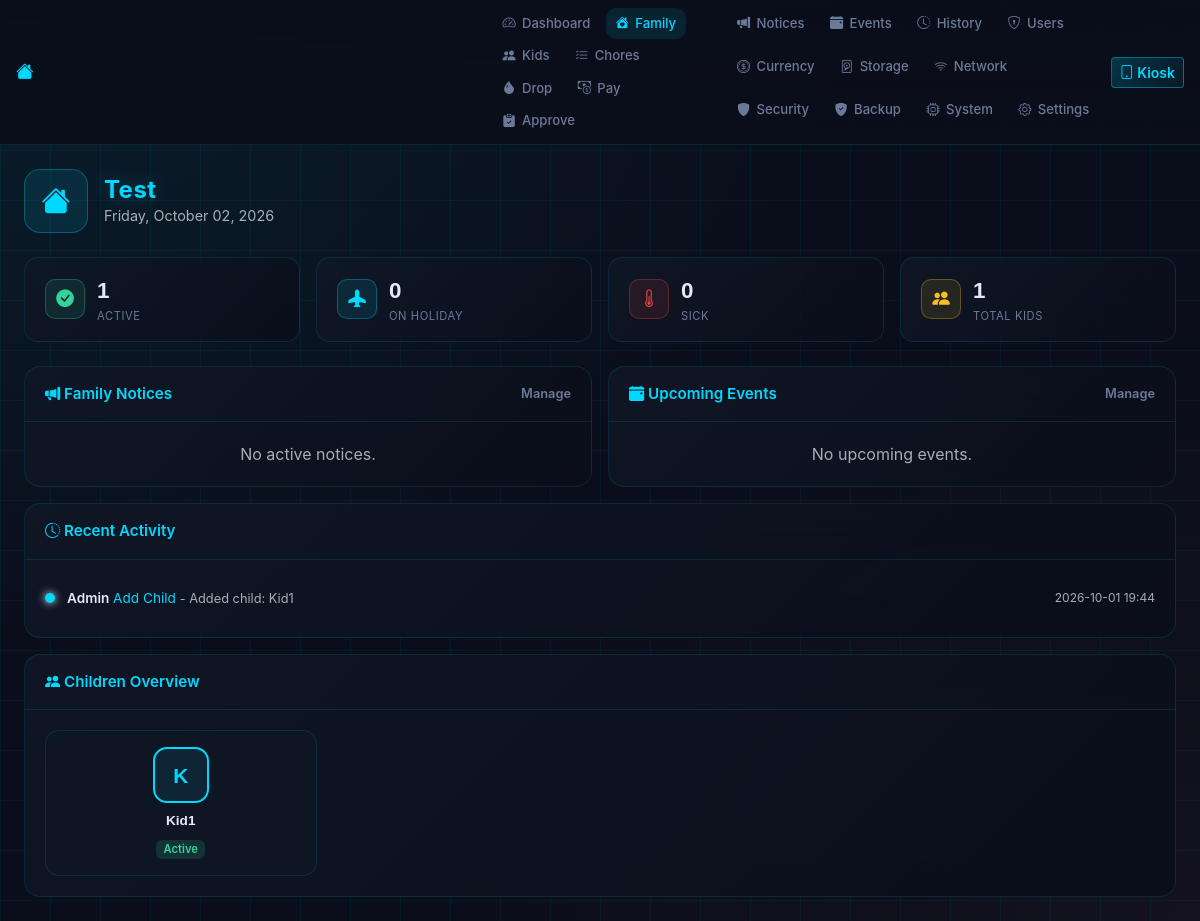
The app's page /family (signed in) with its own data.
### tables this page shows
CREATE TABLE settings (
    key TEXT PRIMARY KEY,
    value TEXT
);

CREATE TABLE activity_log (
    id INTEGER PRIMARY KEY AUTOINCREMENT,
    user_id INTEGER REFERENCES users(id) ON DELETE SET NULL,
    action TEXT NOT NULL,
    detail TEXT DEFAULT '',
    created_at TEXT NOT NULL DEFAULT (datetime('now'))
);

CREATE TABLE users (
    id INTEGER PRIMARY KEY AUTOINCREMENT,
    name TEXT NOT NULL,
    surname TEXT,
    nickname TEXT,
    username TEXT UNIQUE,
    email TEXT UNIQUE,
    password_hash TEXT,
    role TEXT NOT NULL DEFAULT 'parent',
    pin TEXT,
    photo_path TEXT,
    color TEXT NOT NULL DEFAULT '#00d9ff',
    date_of_birth TEXT,
    status TEXT NOT NULL DEFAULT 'active',
    is_active INTEGER NOT NULL DEFAULT 1,
    created_at TEXT NOT NULL DEFAULT (datetime('now'))
);

### app.py (the view)
@app.route('/family')
@login_required(roles=['admin', 'parent'])
def family_dashboard():
    children = db_module.get_children()
    notices = db_module.get_active_notices()
    recent_activity = db_module.get_recent_activity(limit=10)
    upcoming_events = db_module.get_upcoming_events(limit=5)
    status_counts = {row['status']: row['cnt'] for row in db_module.get_children_by_status()}
    active_children = [c for c in children if c['status'] == 'active']
    holiday_children = [c for c in children if c['status'] == 'holiday']
    sick_children = [c for c in children if c['status'] == 'sick']
    return render_template('family_dashboard.html', children=children, notices=notices,
                           recent_activity=recent_activity, upcoming_events=upcoming_events,
                           status_counts=status_counts,
                           active_children=active_children,
                           holiday_children=holiday_children,
                           sick_children=sick_children)

### templates/family_dashboard.html (shortened to what this page needs)
{% extends 'base.html' %}
{% from 'macros.html' import nav %}
{% block body %}
{{ nav(active='family') }}
<div class="container-fluid px-3 px-lg-4 py-4">
  <div class="fh-family-header mb-4">
    <div class="d-flex align-items-center gap-3 mb-3">
      <div class="fh-logo-icon" style="width:64px;height:64px;font-size:1.8rem;">
        <i class="bi bi-house-fill"></i>
      </div>
      <div>
        <h1 class="fh-title mb-0">{{ app_name }}</h1>
        <p class="text-muted mb-0 fh-family-date">{{ now.strftime('%A, %B %d, %Y') }}</p>
      </div>
    </div>
  </div>
  <div class="row g-3 mb-4">
    <div class="col-6 col-md-3">
      <div class="fh-status-card fh-status-active">
        <div class="fh-status-icon"><i class="bi bi-check-circle-fill"></i></div>
        <div class="fh-status-body">
          <div class="fh-status-count">{{ active_children|length }}</div>
          <div class="fh-status-label">Active</div>
        </div>
      </div>
    </div>
    <div class="col-6 col-md-3">
      <div class="fh-status-card fh-status-holiday">
        <div class="fh-status-icon"><i class="bi bi-airplane-fill"></i></div>
        <div class="fh-status-body">
          <div class="fh-status-count">{{ holiday_children|length }}</div>
          <div class="fh-status-label">On Holiday</div>
        </div>
      </div>
    </div>
    <div class="col-6 col-md-3">
      <div class="fh-status-card fh-status-sick">
        <div class="fh-status-icon"><i class="bi bi-thermometer-half"></i></div>
        <div class="fh-status-body">
          <div class="fh-status-count">{{ sick_children|length }}</div>
          <div class="fh-status-label">Sick</div>
        </div>
      </div>
    </div>
    <div class="col-6 col-md-3">
      <div class="fh-status-card fh-status-total">
        <div class="fh-status-icon"><i class="bi bi-people-fill"></i></div>
        <div class="fh-status-body">
          <div class="fh-status-count">{{ children|length }}</div>
          <div class="fh-status-label">Total Kids</div>
        </div>
      </div>
    </div>
  </div>
  <div class="row g-3">
    <div class="col-12 col-lg-6">
      <div class="fh-card mb-3">
        <div class="fh-card-header d-flex justify-content-between align-items-center">
          <span><i class="bi bi-megaphone-fill"></i> Family Notices</span>
          <a href="{{ url_for('manage_notices') }}" class="fh-link fh-link-sm">Manage</a>
        </div>
        <div class="fh-card-body">
          {% if notices %}
          <div class="fh-notice-list">
            {% for n in notices %}
            <div class="fh-notice-item">
              <div class="fh-notice-title">{{ n['title'] }}</div>
              {% if n['body'] %}<div class="fh-notice-body">{{ n['body'] }}</div>{% endif %}
              <div class="fh-notice-date text-muted">{{ n['created_at'][:16] }}</div>
            </div>
            {% endfor %}
          </div>
          {% else %}
          <p class="text-muted text-center mb-0">No active notices.</p>
          {% endif %}
        </div>
      </div>
    </div>
    <div class="col-12 col-lg-6">
      <div class="fh-card mb-3">
        <div class="fh-card-header d-flex justify-content-between align-items-center">
          <span><i class="bi bi-calendar-event-fill"></i> Upcoming Events</span>
          <a href="{{ url_for('manage_events') }}" class="fh-link fh-link-sm">Manage</a>
        </div>
        <div class="fh-card-body">
          {% if upcoming_events %}
          <div class="fh-event-list">
            {% for e in upcoming_events %}
            <div class="fh-event-item">
              <div class="fh-event-date-badge">
                <div class="fh-event-day">{{ e['event_date'][8:10] }}</div>
                <div class="fh-event-month">{{ ['Jan','Feb','Mar','Apr','May','Jun','Jul','Aug','Sep','Oct','Nov','Dec'][e['event_date'][5:7]|int - 1] }}</div>
              </div>
              <div>
                <div class="fh-event-title">{{ e['title'] }}</div>
                {% if e['event_time'] %}<div class="fh-event-time text-muted">{{ e['event_time'] }}</div>{% endif %}
              </div>
            </div>
            {% endfor %}
          </div>
          {% else %}
          <p class="text-muted text-center mb-0">No upcoming events.</p>
          {% endif %}
        </div>
      </div>
    </div>
  </div>
  <div class="fh-card mb-3">
    <div class="fh-card-header"><i class="bi bi-clock-history"></i> Recent Activity</div>
    <div class="fh-card-body">
      {% if recent_activity %}
      <div class="fh-activity-list">
        {% for a in recent_activity %}
        <div class="fh-activity-item">
          <div class="fh-activity-dot" style="background: {{ a['user_color'] or '#00d9ff' }};"></div>
          <div class="fh-activity-info">
            <span class="fh-activity-user">{{ a['user_name'] or 'System' }}</span>
            <span class="fh-activity-action">{{ a['action'].replace('_', ' ') }}</span>
            {% if a['detail'] %}<span class="fh-activity-detail text-muted">- {{ a['detail'] }}</span>{% endif %}
          </div>
          <div class="fh-activity-time text-muted">{{ a['created_at'][:16] }}</div>
        </div>
        {% endfor %}
      </div>
      {% else %}
      <p class="text-muted text-center mb-0">No recent activity.</p>
      {% endif %}
    </div>
  </div>
  <div class="fh-card">
    <div class="fh-card-header"><i class="bi bi-people-fill"></i> Children Overview</div>
    <div class="fh-card-body">
      {% if children %}
      <div class="row g-2">
        {% for child in children %}
        <div class="col-6 col-md-4 col-lg-3">
          <div class="fh-child-overview-card">
            <div class="fh-child-overview-photo" style="border-color: {{ child['color'] }};">
              {% if child['photo_path'] %}
                <img src="/static/{{ child['photo_path'] }}" alt="{{ child['name'] }}">
              {% else %}
                <span style="color: {{ child['color'] }};">{{ child['name'][0]|upper }}</span>
              {% endif %}
            </div>
            <div class="fh-child-overview-name">{{ child['name'] }}</div>
            <span class="badge fh-status-badge fh-status-{{ child['status'] }}">{{ child['status'] }}</span>
          </div>
        </div>
        {% endfor %}
      </div>
      {% else %}
      <p class="text-muted text-center mb-0">No children registered yet.</p>
      {% endif %}
    </div>
  </div>
</div>
{% endblock %}

### templates/base.html (shortened to what this page needs)
<!DOCTYPE html>
<html lang="en" data-bs-theme="dark">
<head>
  <link href="/static/css/bootstrap.min.css" rel="stylesheet">
  <link rel="stylesheet" href="https://cdn.jsdelivr.net/npm/bootstrap-icons@1.11.3/font/bootstrap-icons.css">
  <link href="/static/css/family-hub.css" rel="stylesheet">
</head>
<body data-brightness="{{ brightness_mode|default('dark') }}">
  {% if wallpaper %}
  <div class="fh-bg" style="background-image: url('/static/{{ wallpaper }}'); background-size: cover; background-position: center; opacity: 0.15;"></div>
  {% else %}
  <div class="fh-bg"></div>
  {% endif %}
  <div class="fh-bg-grid"></div>
  {% block body %}{% endblock %}
</body>
</html>

### templates/macros.html (shortened to what this page needs)
{% macro nav(active='') %}
<nav class="fh-nav navbar navbar-expand-lg sticky-top">
  <div class="container-fluid px-2 px-lg-3">
    <div class="d-flex align-items-center justify-content-between w-100">
      <a class="navbar-brand fh-brand" href="{{ url_for('dashboard') }}">
        <i class="bi bi-house-fill"></i>
      </a>
    </div>
    <div class="collapse navbar-collapse" id="navMain">
      <div class="fh-nav-rows">
        <ul class="navbar-nav fh-nav-row me-auto">
          <li><a href="{{ url_for('dashboard') }}" class="nav-link fh-nav-link {{ 'active' if active == 'dashboard' else '' }}">
            <i class="bi bi-speedometer2"></i><span class="d-none d-md-inline"> Dashboard</span>
          </a></li>
          <li><a href="{{ url_for('family_dashboard') }}" class="nav-link fh-nav-link {{ 'active' if active == 'family' else '' }}">
            <i class="bi bi-house-heart-fill"></i><span class="d-none d-md-inline"> Family</span>
          </a></li>
          <li><a href="{{ url_for('manage_kids') }}" class="nav-link fh-nav-link {{ 'active' if active == 'kids' else '' }}">
            <i class="bi bi-people-fill"></i><span class="d-none d-md-inline"> Kids</span>
          </a></li>
          <li><a href="{{ url_for('manage_chores') }}" class="nav-link fh-nav-link {{ 'active' if active == 'chores' else '' }}">
            <i class="bi bi-list-check"></i><span class="d-none d-md-inline"> Chores</span>
          </a></li>
          <li><a href="{{ url_for('manage_drop_chores') }}" class="nav-link fh-nav-link {{ 'active' if active == 'drop' else '' }}">
            <i class="bi bi-droplet-fill"></i><span class="d-none d-md-inline"> Drop</span>
          </a></li>
          <li><a href="{{ url_for('manage_payments') }}" class="nav-link fh-nav-link {{ 'active' if active == 'payments' else '' }}">
            <i class="bi bi-cash-coin"></i><span class="d-none d-md-inline"> Pay</span>
          </a></li>
          <li><a href="{{ url_for('approvals') }}" class="nav-link fh-nav-link {{ 'active' if active == 'approvals' else '' }}">
            <i class="bi bi-clipboard-check-fill"></i><span class="d-none d-md-inline"> Approve</span>
          </a></li>
        </ul>
        <ul class="navbar-nav fh-nav-row me-auto">
          <li><a href="{{ url_for('manage_notices') }}" class="nav-link fh-nav-link {{ 'active' if active == 'notices' else '' }}">
            <i class="bi bi-megaphone-fill"></i><span class="d-none d-md-inline"> Notices</span>
          </a></li>
          <li><a href="{{ url_for('manage_events') }}" class="nav-link fh-nav-link {{ 'active' if active == 'events' else '' }}">
            <i class="bi bi-calendar-event-fill"></i><span class="d-none d-md-inline"> Events</span>
          </a></li>
          <li><a href="{{ url_for('view_logs') }}" class="nav-link fh-nav-link {{ 'active' if active == 'logs' else '' }}">
            <i class="bi bi-clock-history"></i><span class="d-none d-md-inline"> History</span>
          </a></li>
          {% if g.user and g.user['role'] == 'admin' %}
          <li><a href="{{ url_for('manage_parents') }}" class="nav-link fh-nav-link {{ 'active' if active == 'parents' else '' }}">
            <i class="bi bi-shield-lock"></i><span class="d-none d-md-inline"> Users</span>
          </a></li>
          <li><a href="{{ url_for('currency_page') }}" class="nav-link fh-nav-link {{ 'active' if active == 'currency' else '' }}">
            <i class="bi bi-coin"></i><span class="d-none d-md-inline"> Currency</span>
          </a></li>
          <li><a href="{{ url_for('storage_page') }}" class="nav-link fh-nav-link {{ 'active' if active == 'storage' else '' }}">
            <i class="bi bi-device-hdd"></i><span class="d-none d-md-inline"> Storage</span>
          </a></li>
          <li><a href="{{ url_for('network_settings') }}" class="nav-link fh-nav-link {{ 'active' if active == 'network' else '' }}">
            <i class="bi bi-wifi"></i><span class="d-none d-md-inline"> Network</span>
          </a></li>
          <li><a href="{{ url_for('security_page') }}" class="nav-link fh-nav-link {{ 'active' if active == 'security' else '' }}">
            <i class="bi bi-shield-fill"></i><span class="d-none d-md-inline"> Security</span>
          </a></li>
          <li><a href="{{ url_for('backup_page') }}" class="nav-link fh-nav-link {{ 'active' if active == 'backup' else '' }}">
            <i class="bi bi-shield-fill-check"></i><span class="d-none d-md-inline"> Backup</span>
          </a></li>
          <li><a href="{{ url_for('system_info') }}" class="nav-link fh-nav-link {{ 'active' if active == 'system' else '' }}">
            <i class="bi bi-cpu"></i><span class="d-none d-md-inline"> System</span>
          </a></li>
          <li><a href="{{ url_for('settings') }}" class="nav-link fh-nav-link {{ 'active' if active == 'settings' else '' }}">
            <i class="bi bi-gear"></i><span class="d-none d-md-inline"> Settings</span>
          </a></li>
          {% endif %}
        </ul>
      </div>
      <div class="d-flex align-items-center gap-2 fh-nav-user">
        <a href="{{ url_for('kiosk_login') }}" class="btn btn-sm fh-btn-cyan" title="Kiosk mode">
          <i class="bi bi-tablet"></i> Kiosk
        </a>
      </div>
    </div>
  </div>
</nav>
{% endmacro %}

### records on screen
settings: value "Test"
activity_log: name "Admin", action.replace "Add Child", detail "Added child: Kid1", created_at "2026-10-01 19:44"
users: name "K", name "Kid1", status "Active"

### other values on screen
{{ active_children|length }} "1"
{{ holiday_children|length }} "0"
{{ sick_children|length }} "0"
{{ children|length }} "1"
